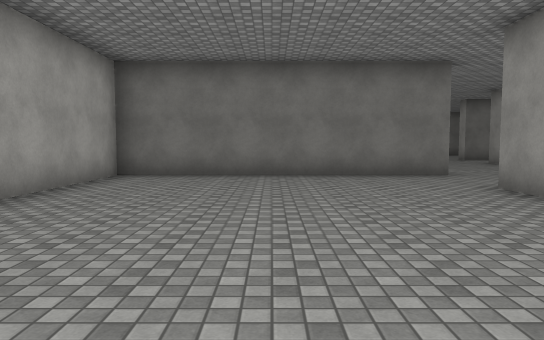
View 1 (above)

24 first-person views from a walk through a 3-D level made in the Unity game engine. The camera is 1.4 m above the floor, tilts 4° down and sees 70° across. The floor is counted in squares, 2 m on a side. Each view is taken from the middle of a square. On the plan, view 1 faces up. The plan holds only what a view shows up to about 11 squares ahead; the rest is blank. The place goes on beyond the plan. The player is left out. Some animated figures are left out. Surface patterns are stand-ins for the level's own textures.

View 2
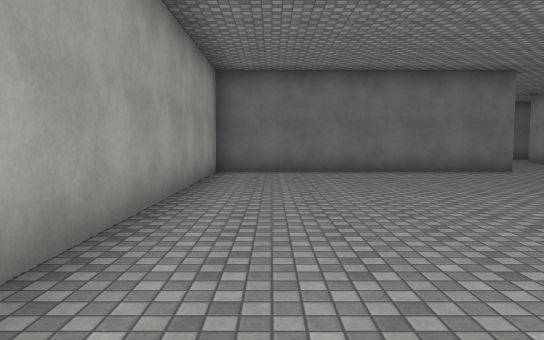

View 3
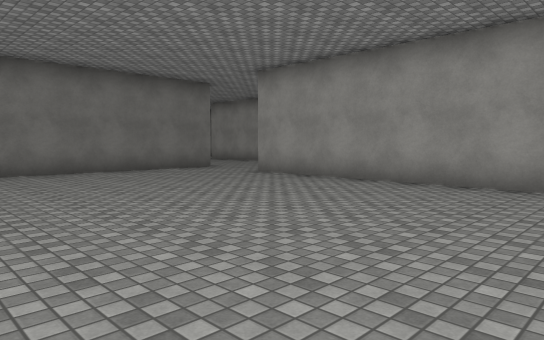

View 4
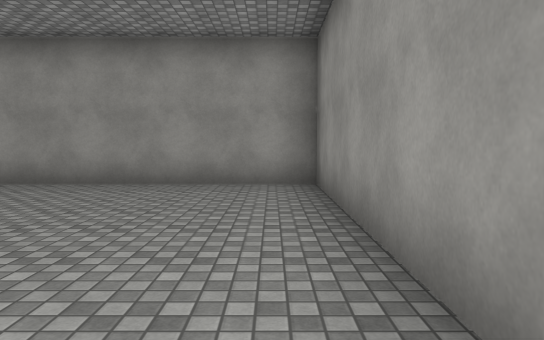

View 5
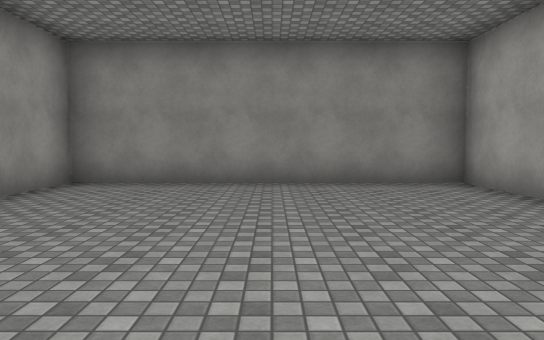

View 6
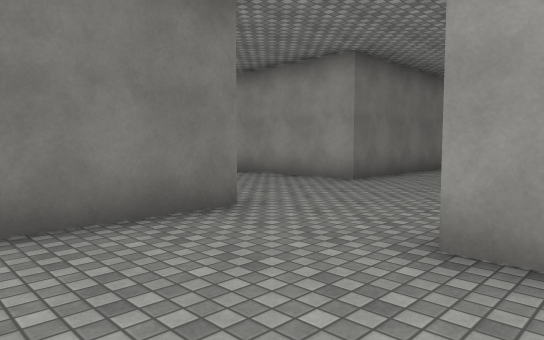

View 7
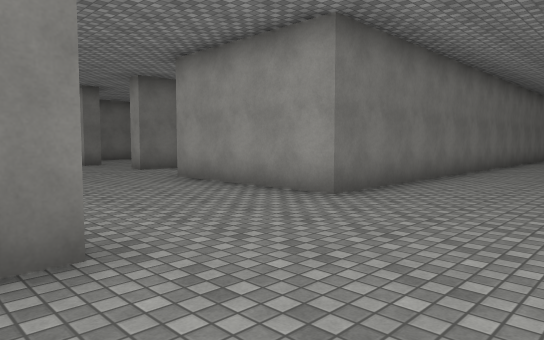

View 8
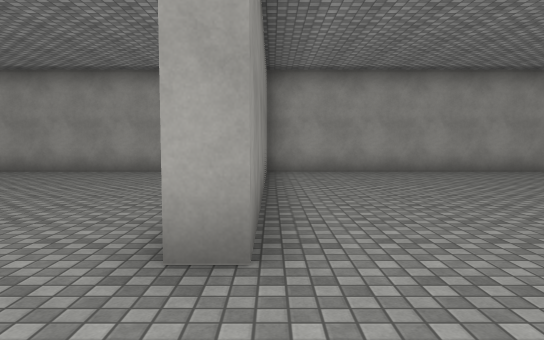

View 9
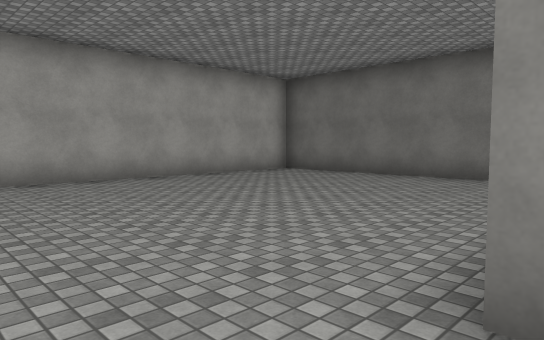

View 10
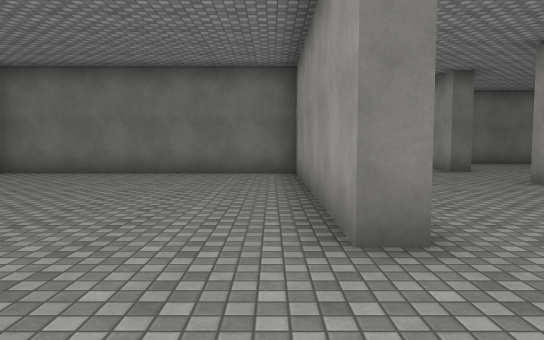

View 11
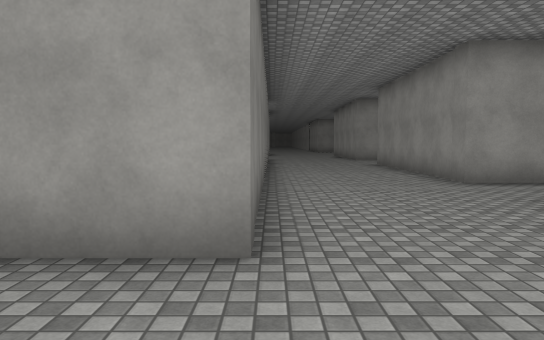

View 12
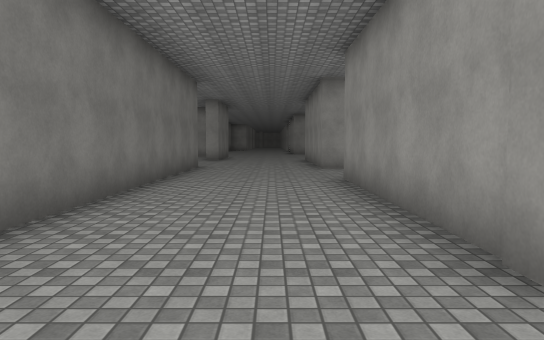

View 13
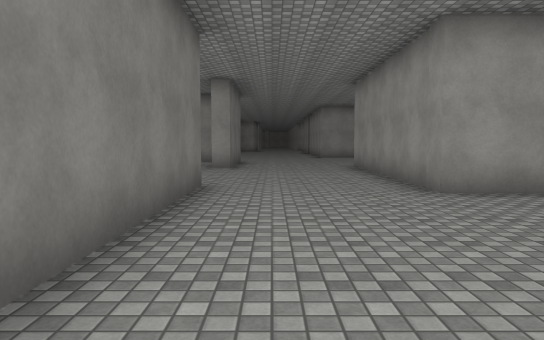

View 14
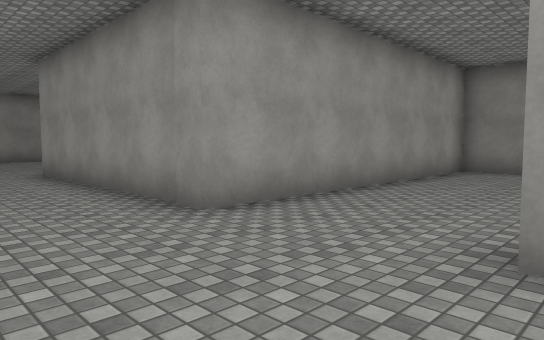

View 15
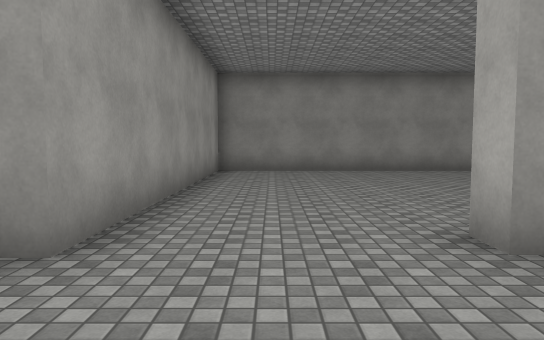

View 16
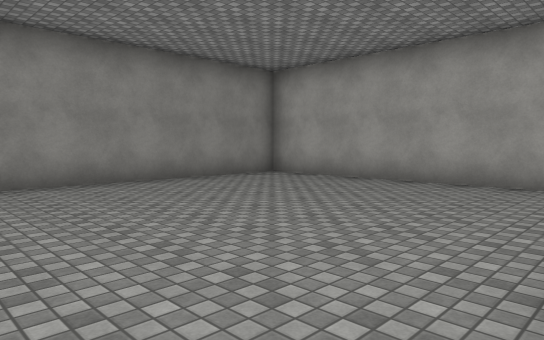

View 17
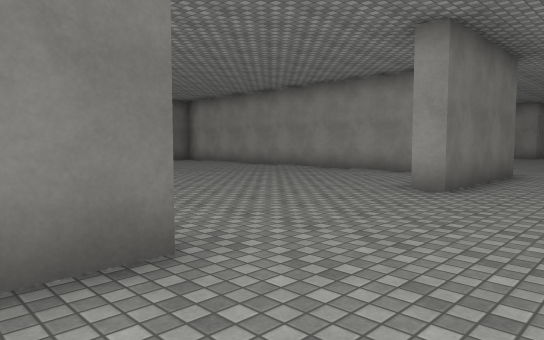

View 18
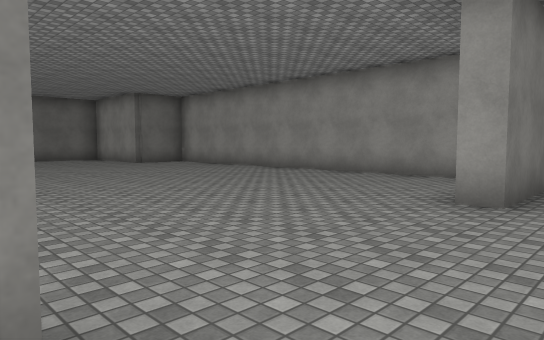

View 19
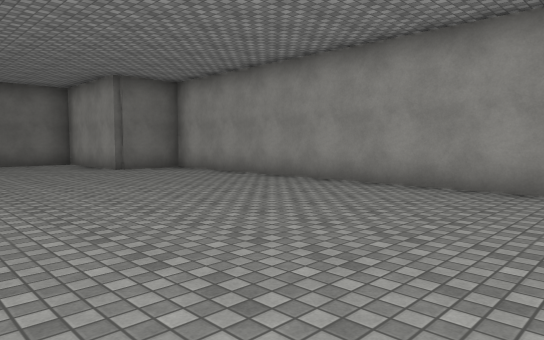

View 20
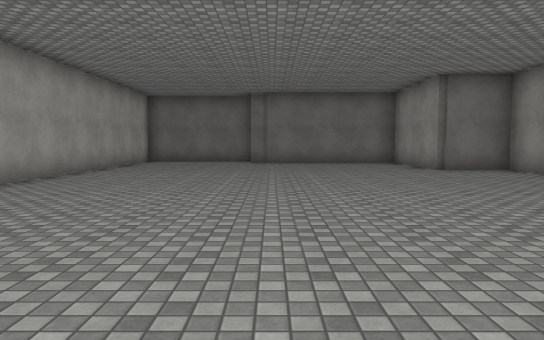

View 21
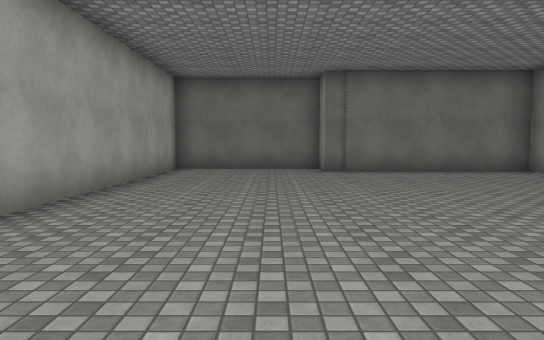

View 22
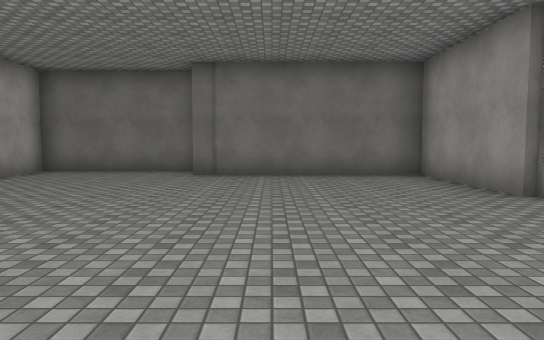

View 23
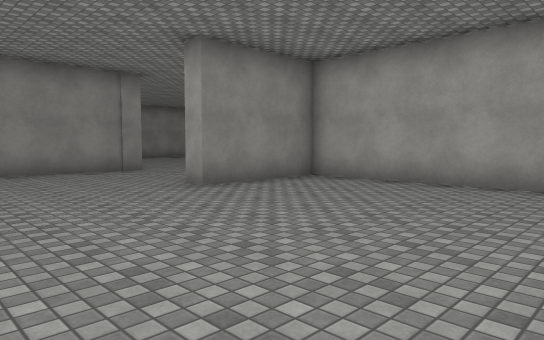

View 24
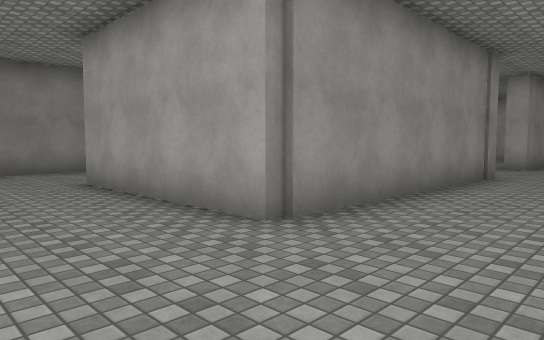

### Floor plan
Ten units are one square. View 1 is at (0, 0); x grows to the right and y downward. Boxes are objects, and circles mark ways between rooms. Rooms are numbered by the first view taken in them; rooms with no view inside come last. Other rooms are left out.
<svg viewBox="-38 -259 335 281">
<path fill="none" stroke="#000" d="M38 -84 -33 -84 -33 17 35 17 35 -60M184 -139 184 -96 213 -96 213 -91 73 -91 73 -116M203 -56 266 -56 266 -11M117 -56 175 -56M291 -108 291 -209 272 -209 272 -244 223 -244 223 -254 184 -254 184 -175M292 -91 256 -91 256 -98M255 17 274 17M41 -116 35 -116 35 -179 -33 -179 -33 -89M-24 -89 38 -89 38 -84M175 -56 175 -50M122 -39 122 17 203 17 203 -56"/>
<circle cx="35" cy="-65" r="3" fill="#2a7"/>
<circle cx="185" cy="-50" r="3" fill="#2a7"/>
<text x="0" y="-30">1</text>
<text x="190" y="-110">2</text>
<text x="160" y="-20">3</text>
</svg>
Room 1 opens to room 2. Room 2 opens to room 3.

Where each view was taken, in squares from view 1:
view 1: 0 up, 0 right, facing up
view 2: 1 down, 2 left, facing up
view 3: 1 down, 3 left, facing up-right
view 4: 1 down, 3 left, facing right
view 5: 5 up, 0 right, facing down
view 6: 5 up, 1 right, facing up-right
view 7: 6 up, 3 right, facing up-right
view 8: 9 up, 6 right, facing left
view 9: 10 up, 4 right, facing up-left
view 10: 9 up, 3 right, facing up
view 11: 9 up, 5 right, facing right
view 12: 7 up, 10 right, facing right
view 13: 8 up, 15 right, facing right
view 14: 8 up, 17 right, facing down-right
view 15: 8 up, 19 right, facing down
view 16: 5 up, 19 right, facing down-left
view 17: 7 up, 20 right, facing up-right
view 18: 8 up, 21 right, facing up-right
view 19: 11 up, 23 right, facing up-right
view 20: 11 up, 23 right, facing up
view 21: 15 up, 21 right, facing up
view 22: 16 up, 24 right, facing up
view 23: 15 up, 25 right, facing down-left
view 24: 8 up, 29 right, facing down-left
